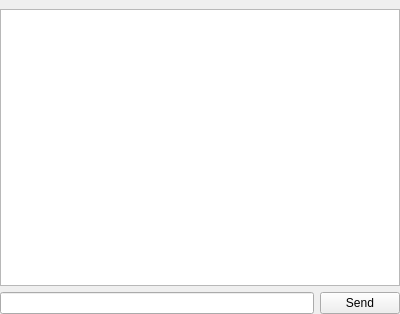
<?xml version="1.0" encoding="UTF-8"?>
<ui version="4.0">
 <class>WidgetChat</class>
 <widget class="QWidget" name="WidgetChat">
  <property name="geometry">
   <rect>
    <x>0</x>
    <y>0</y>
    <width>400</width>
    <height>314</height>
   </rect>
  </property>
  <property name="windowTitle">
   <string>Chat</string>
  </property>
  <property name="windowIcon">
   <iconset resource="../ressources.qrc">
    <normaloff>:/icons/ressources/chat.png</normaloff>:/icons/ressources/chat.png</iconset>
  </property>
  <layout class="QVBoxLayout" name="layMain">
   <property name="leftMargin">
    <number>0</number>
   </property>
   <property name="topMargin">
    <number>9</number>
   </property>
   <property name="rightMargin">
    <number>0</number>
   </property>
   <property name="bottomMargin">
    <number>0</number>
   </property>
   <item>
    <widget class="QTableView" name="tblChat"/>
   </item>
   <item>
    <layout class="QHBoxLayout" name="layMessage">
     <property name="spacing">
      <number>6</number>
     </property>
     <item>
      <widget class="QLineEdit" name="txtMessage"/>
     </item>
     <item>
      <widget class="QPushButton" name="butSend">
       <property name="text">
        <string>Send</string>
       </property>
      </widget>
     </item>
    </layout>
   </item>
  </layout>
 </widget>
 <resources>
  <include location="../ressources.qrc"/>
 </resources>
 <connections/>
</ui>
